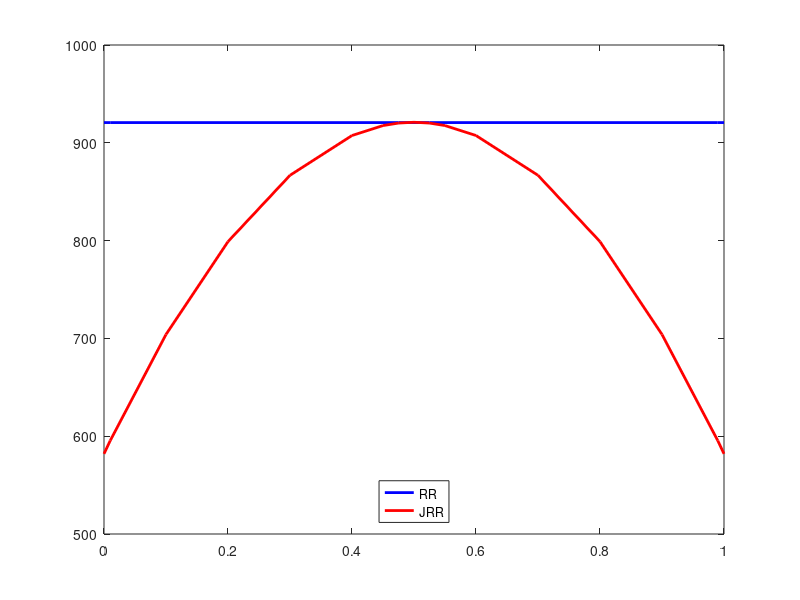

MATLAB code to generate this figure: (Note: this script raises an error after producing the figure.)
close all
clear
clc



F=[0,0.01,0.1,0.2,0.3,0.4,0.45,0.475,0.5,0.525,0.55,0.6,0.7,0.8,0.9,0.99,1];

len = length(F);
n=zeros(1,len)+20000;

load ./whole_f_n1k.mat
n1=n.*F;
n0=n-n1;
var_pro_e(1,:)=gldp;
var_rr_e(1,:)=ldp;
for i=2:len-1
    pro(i,:)=(abs(est_pro1(i,:)-n1(i))./n1(i)+abs(est_pro0(i,:)-n0(i))./n0(i))./2;
    rr(i,:)=(abs(est_rr1(i,:)-n1(i))./n1(i)+abs(est_rr0(i,:)-n0(i))./n0(i))./2;
end
re_pro1=mean(pro,2);
re_rr1=mean(rr,2);
% re_pro1=mean(abs(est_pro1-n1),2);
% re_rr1=mean(abs(est_rr1-n1),2);

load ./whole_f_n4k.mat
n1=n.*F;
n0=n-n1;
var_pro_e(2,:)=gldp;
var_rr_e(2,:)=ldp;
for i=2:len-1
    pro(i,:)=(abs(est_pro1(i,:)-n1(i))./n1(i)+abs(est_pro0(i,:)-n0(i))./n0(i))./2;
    rr(i,:)=(abs(est_rr1(i,:)-n1(i))./n1(i)+abs(est_rr0(i,:)-n0(i))./n0(i))./2;
end
re_pro2=mean(pro,2);
re_rr2=mean(rr,2);

load ./whole_f_n10k.mat
n1=n.*F;
n0=n-n1;
var_pro_e(3,:)=gldp;
var_rr_e(3,:)=ldp;
for i=2:len-1
    pro(i,:)=(abs(est_pro1(i,:)-n1(i))./n1(i)+abs(est_pro0(i,:)-n0(i))./n0(i))./2;
    rr(i,:)=(abs(est_rr1(i,:)-n1(i))./n1(i)+abs(est_rr0(i,:)-n0(i))./n0(i))./2;
end
re_pro4=mean(pro,2);
re_rr4=mean(rr,2);


%% display of MSE
figure
plot(F,var_rr_e(1,:),'-b','LineWidth',2)
hold on
plot(F,var_pro_e(1,:),'-r','LineWidth',2)
hold on
% plot(log10(E),log10(var_pro_f01(1,:)),'-g*','LineWidth',2,'Markersize',10)
% hold on
% plot(log10(E),log10(var_pro_f1(1,:)),'-m+','LineWidth',2,'Markersize',10)
legend("RR","JRR",'location','south')
xlabel("$n_1/n$",Interpreter='latex')
ylabel("MSE")
% set(gca,'yTick',[0,100,200,300,400,500,600,700,800,900,1000]);
% set(gca,'yTickLabel',{'0','1','2','3','4','5','6','7','8','9','10'});
ax = gca;
ax.YAxis.Exponent = 2;
set(gca,'Fontsize',20,'Fontname','Times New Roman')
print -vector -dpdf -r300 f_n1k.pdf

figure
plot(F,var_rr_e(2,:),'-b','LineWidth',2)
hold on
plot(F,var_pro_e(2,:),'-r','LineWidth',2)
hold on
legend("RR","JRR",'location','south')
xlabel("$n_1/n$",Interpreter='latex')
ylabel("MSE")
ax = gca;
ax.YAxis.Exponent = 3;
set(gca,'Fontsize',20,'Fontname','Times New Roman')
print -vector -dpdf -r300 f_n4k.pdf


figure
plot(F,var_rr_e(3,:),'-b','LineWidth',2)
hold on
plot(F,var_pro_e(3,:),'-r','LineWidth',2)
hold on
legend("RR","JRR",'location','south')
xlabel("$n_1/n$",Interpreter='latex')
ylabel("MSE")
ax = gca;
ax.YAxis.Exponent = 3;
set(gca,'Fontsize',20,'Fontname','Times New Roman')
print -vector -dpdf -r300 f_n10k.pdf



% %% display of RE
% figure
% plot(F(2:len-1),log10(re_rr1(2:len-1)),':bd','LineWidth',2,'Markersize',10)
% hold on
% plot(F(2:len-1),log10(re_pro1(2:len-1)),'-ro','LineWidth',2,'Markersize',10)
% hold on
% legend("RR","JRR",'location','N')
% xlabel("f")
% ylabel("ARE")
% set(gca,'Fontsize',18)
% % axis([0 1 10 45])
% set(gca,'yTick',[log10(10),log10(20),log10(50),log10(100),log10(200),log10(500)]);
% set(gca,'yTickLabel',{'10','20','50','100','200','500'});
% axis([-0.01 1.01 log10(8),log10(500)])
% print -painters -dpdf -r300 re_f_e0001.pdf
% %
% figure
% plot(F(2:len-1),log10(re_rr2(2:len-1)),':bd','LineWidth',2,'Markersize',10)
% hold on
% plot(F(2:len-1),log10(re_pro2(2:len-1)),'-ro','LineWidth',2,'Markersize',10)
% hold on
% legend("RR","JRR",'location','N')
% xlabel("f")
% ylabel("ARE")
% set(gca,'Fontsize',18)
% % axis([0 1 1 3.5])
% set(gca,'yTick',[log10(1),log10(2),log10(5),log10(10),log10(20),log10(50)]);
% set(gca,'yTickLabel',{'1','2','5','10','20','50'});
% axis([-0.01 1.01 log10(0.8),log10(50)])
% print -painters -dpdf -r300 re_f_e001.pdf
% % %
% figure
% plot(F(2:len-1),log10(re_rr4(2:len-1)),':bd','LineWidth',2,'Markersize',10)
% hold on
% plot(F(2:len-1),log10(re_pro4(2:len-1)),'-ro','LineWidth',2,'Markersize',10)
% hold on
% legend("RR","JRR",'location','N')
% xlabel("f")
% ylabel("ARE")
% set(gca,'Fontsize',18)
% % axis([0 1 0.1 0.35])
% set(gca,'yTick',[log10(0.1),log10(0.2),log10(0.5),log10(1),log10(2),log10(5)]);
% set(gca,'yTickLabel',{'0.1','0.2','0.5','1','2','5'});
% axis([-0.01 1.01 log10(0.08),log10(5)])
% print -painters -dpdf -r300 re_f_e01.pdf
% %
% figure
% plot(F(2:len-1),log10(re_rr8(2:len-1)),':bd','LineWidth',2,'Markersize',10)
% hold on
% plot(F(2:len-1),log10(re_pro8(2:len-1)),'-ro','LineWidth',2,'Markersize',10)
% hold on
% legend("RR","JRR",'location','N')
% xlabel("f")
% ylabel("ARE")
% set(gca,'Fontsize',18)
% set(gca,'yTick',[log10(0.01),log10(0.02),log10(0.05),log10(0.1),log10(0.2),log10(0.5)]);
% set(gca,'yTickLabel',{'0.01','0.02','0.05','0.1','0.2','0.5'});
% axis([-0.01 1.01 log10(0.008),log10(0.5)])
% print -painters -dpdf -r300 re_f_e1.pdf
